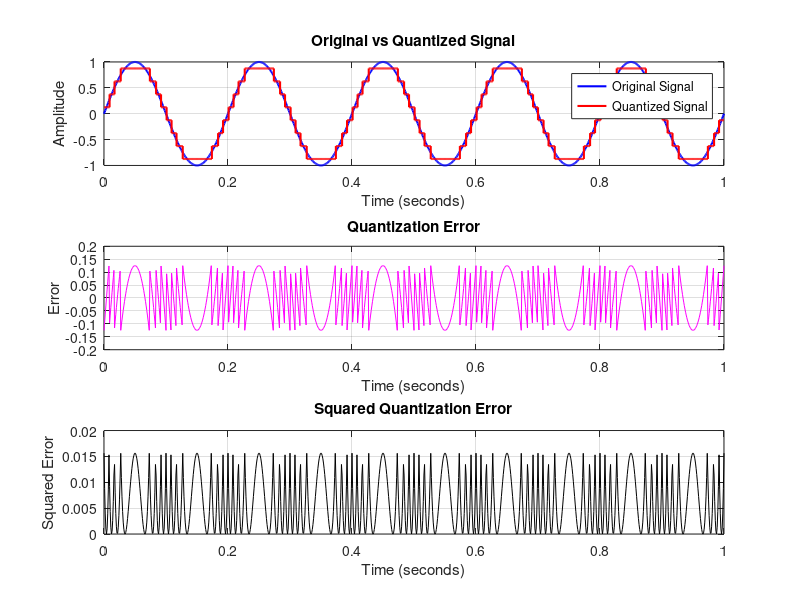

Source code (MATLAB):

clc;
clear;
close all;

% Generate original sine wave
A = 1;
fm = 5;
t = 0:0.001:1;

x = A*sin(2*pi*fm*t);

% Uniform quantizer parameters
L = 8;
xmin = -1;
xmax = 1;

% Calculate quantization step size
delta = (xmax-xmin)/L;

% Find quantization intervals
index = floor((x-xmin)/delta);

% Keep indices within valid range
index = max(0,min(L-1,index));

% Generate quantized signal
xq = xmin + (index+0.5)*delta;

% Calculate quantization error
e = x-xq;

% Calculate Mean Squared Error
MSE = mean(e.^2);

% Display results
disp('Quantization Step Size:');
disp(delta);

disp('Mean Squared Error:');
disp(MSE);

% Plot results
figure;

% Original vs Quantized Signal
subplot(3,1,1);
plot(t,x,'b','LineWidth',1.5);
hold on;
stairs(t,xq,'r','LineWidth',1.5);
title('Original vs Quantized Signal');
xlabel('Time (seconds)');
ylabel('Amplitude');
legend('Original Signal','Quantized Signal');
grid on;

% Quantization Error
subplot(3,1,2);
plot(t,e,'m');
title('Quantization Error');
xlabel('Time (seconds)');
ylabel('Error');
grid on;

% Squared Error
subplot(3,1,3);
plot(t,e.^2,'k');
title('Squared Quantization Error');
xlabel('Time (seconds)');
ylabel('Squared Error');
grid on;
